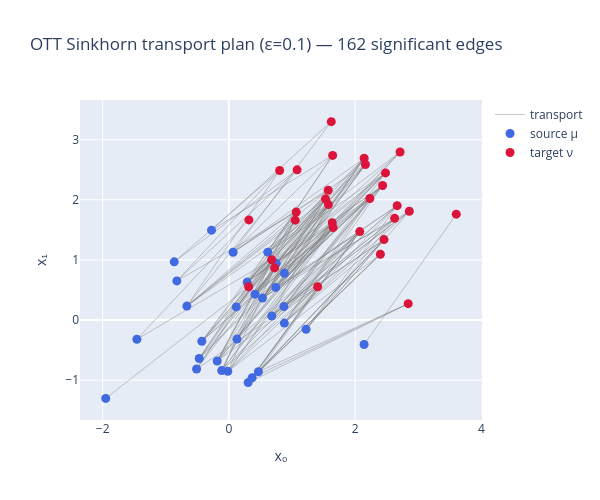

Here is the notebook cell this chart was saved with:
### Markdown cell above
### Visualise the transport plan

A quick visual sanity check: the source `μ` and target `ν` point clouds with the OTT Sinkhorn coupling drawn as edges (only entries carrying significant mass are shown). The cost figures above are only convincing if the plan actually moves `μ` onto `ν`.

### Code cell
# Source/target clouds + OTT Sinkhorn transport plan.
mu_pts, _ = marginals[0].as_point_cloud()
nu_pts, _ = marginals[1].as_point_cloud()
mu_pts, nu_pts = np.asarray(mu_pts), np.asarray(nu_pts)
P = np.asarray(ott_out['transport_plan'])

# Draw only edges that carry non-trivial mass; pack into one trace via None separators.
significant = P > 1e-2 * P.max()
edge_x, edge_y = [], []
for i, j in zip(*np.where(significant)):
    edge_x += [mu_pts[i, 0], nu_pts[j, 0], None]
    edge_y += [mu_pts[i, 1], nu_pts[j, 1], None]

fig_toy = go.Figure()
fig_toy.add_trace(go.Scatter(x=edge_x, y=edge_y, mode='lines',
                             line=dict(color='rgba(120,120,120,0.4)', width=1),
                             hoverinfo='skip', name='transport'))
fig_toy.add_trace(go.Scatter(x=mu_pts[:, 0], y=mu_pts[:, 1], mode='markers',
                             marker=dict(color='royalblue', size=9), name='source μ'))
fig_toy.add_trace(go.Scatter(x=nu_pts[:, 0], y=nu_pts[:, 1], mode='markers',
                             marker=dict(color='crimson', size=9), name='target ν'))
fig_toy.update_layout(height=500, width=600,
                      title=f'OTT Sinkhorn transport plan (ε={eps}) — {int(significant.sum())} significant edges',
                      xaxis_title='x₀', yaxis_title='x₁')
fig_toy.show()

### Figure 1 — Plotly figure (JSON) as saved in the notebook; plotly's stock layout.template omitted (floating-point values rounded to 4 significant figures; data arrays with more than 128 entries replaced by an {"elided": "..."} marker saying what was removed)
{"data": [{"hoverinfo": "skip", "line": {"color": "rgba(120,120,120,0.4)", "width": 1}, "mode": "lines", "name": "transport", "type": "scatter", "x": {"elided": "486 float values"}, "y": {"elided": "486 float values"}}, {"marker": {"color": "royalblue", "size": 9}, "mode": "markers", "name": "source μ", "type": "scatter", "x": [0.3047, 0.7505, -1.951, 0.1278, -0.0168, 0.8794, 0.06603, 0.4675, 0.3688, 0.8785, -0.1849, 1.223, -0.4283, 0.5323, 0.4127, 2.142, -0.5122, 0.616, -0.1139, -0.8245, 0.7433, -0.6655, 0.1167, 0.8714, 0.6789, 0.2891, -1.457, -0.4704, -0.2751, -0.8658], "y": [-1.04, 0.9406, -1.302, -0.3162, -0.853, 0.7778, 1.127, -0.8593, -0.9589, -0.04993, -0.6809, -0.1545, -0.3521, 0.3654, 0.4308, -0.4064, -0.8138, 1.129, -0.8402, 0.6506, 0.5432, 0.2322, 0.2187, 0.2236, 0.06758, 0.6313, -0.3197, -0.6389, 1.495, 0.9683]}, {"marker": {"color": "crimson", "size": 9}, "mode": "markers", "name": "target ν", "type": "scatter", "x": [0.3171, 2.163, 2.711, 1.651, 2.858, 0.7243, 1.081, 2.142, 1.573, 2.626, 2.457, 1.637, 0.8042, 1.531, 2.481, 2.665, 1.577, 0.3127, 0.6773, 2.4, 1.622, 1.644, 1.066, 1.05, 2.84, 2.434, 1.406, 2.072, 2.233, 3.602], "y": [1.665, 2.586, 2.793, 1.538, 1.809, 0.8667, 2.497, 2.69, 2.159, 1.691, 1.338, 1.618, 2.487, 2.012, 2.447, 1.902, 1.92, 0.5529, 1.003, 1.095, 3.299, 2.738, 1.795, 1.661, 0.2727, 2.238, 0.5539, 1.471, 2.022, 1.761]}], "layout": {"height": 500, "title": {"text": "OTT Sinkhorn transport plan (ε=0.1) — 162 significant edges"}, "width": 600, "xaxis": {"title": {"text": "x₀"}}, "yaxis": {"title": {"text": "x₁"}}}}
